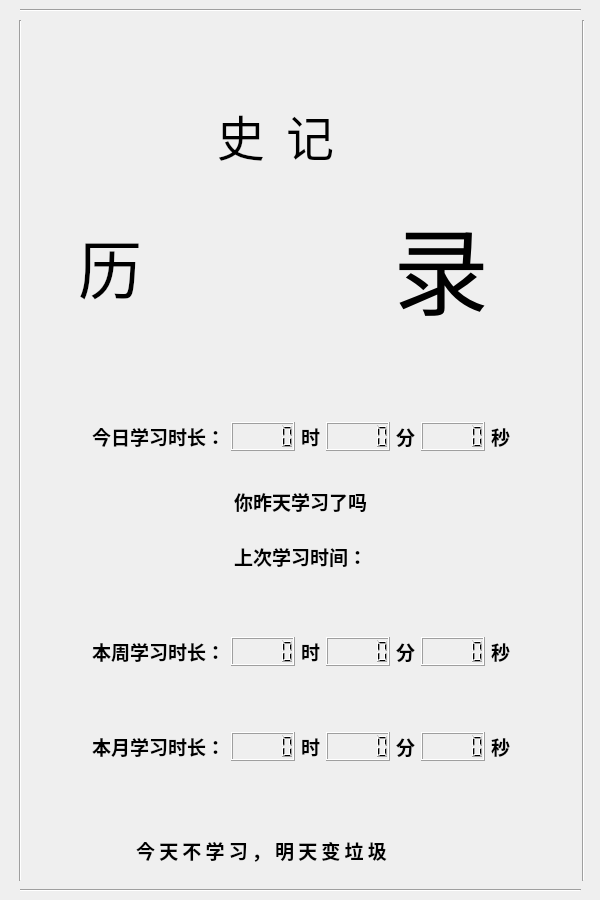
<?xml version="1.0" encoding="UTF-8"?>
<ui version="4.0">
 <class>CountRecord</class>
 <widget class="QDialog" name="CountRecord">
  <property name="windowModality">
   <enum>Qt::WindowModal</enum>
  </property>
  <property name="geometry">
   <rect>
    <x>0</x>
    <y>0</y>
    <width>600</width>
    <height>900</height>
   </rect>
  </property>
  <property name="font">
   <font>
    <family>Cambria</family>
    <pointsize>14</pointsize>
    <weight>75</weight>
    <bold>true</bold>
   </font>
  </property>
  <property name="windowTitle">
   <string>历史记录</string>
  </property>
  <property name="modal">
   <bool>true</bool>
  </property>
  <widget class="Line" name="line_2">
   <property name="geometry">
    <rect>
     <x>10</x>
     <y>20</y>
     <width>21</width>
     <height>861</height>
    </rect>
   </property>
   <property name="orientation">
    <enum>Qt::Vertical</enum>
   </property>
  </widget>
  <widget class="Line" name="line_3">
   <property name="geometry">
    <rect>
     <x>563</x>
     <y>20</y>
     <width>41</width>
     <height>861</height>
    </rect>
   </property>
   <property name="orientation">
    <enum>Qt::Vertical</enum>
   </property>
  </widget>
  <widget class="Line" name="line_4">
   <property name="geometry">
    <rect>
     <x>20</x>
     <y>-5</y>
     <width>561</width>
     <height>31</height>
    </rect>
   </property>
   <property name="orientation">
    <enum>Qt::Horizontal</enum>
   </property>
  </widget>
  <widget class="Line" name="line">
   <property name="geometry">
    <rect>
     <x>20</x>
     <y>870</y>
     <width>561</width>
     <height>41</height>
    </rect>
   </property>
   <property name="orientation">
    <enum>Qt::Horizontal</enum>
   </property>
  </widget>
  <widget class="QWidget" name="widget" native="true">
   <property name="geometry">
    <rect>
     <x>20</x>
     <y>820</y>
     <width>551</width>
     <height>61</height>
    </rect>
   </property>
   <widget class="ScrollLabel" name="gold_sentence">
    <property name="geometry">
     <rect>
      <x>-70</x>
      <y>0</y>
      <width>441</width>
      <height>61</height>
     </rect>
    </property>
    <property name="text">
     <string> 今 天 不 学 习 ， 明 天 变 垃 圾 </string>
    </property>
    <property name="alignment">
     <set>Qt::AlignRight|Qt::AlignTrailing|Qt::AlignVCenter</set>
    </property>
   </widget>
  </widget>
  <widget class="QWidget" name="layoutWidget">
   <property name="geometry">
    <rect>
     <x>30</x>
     <y>20</y>
     <width>541</width>
     <height>741</height>
    </rect>
   </property>
   <layout class="QVBoxLayout" name="verticalLayout_2">
    <item>
     <spacer name="verticalSpacer_4">
      <property name="orientation">
       <enum>Qt::Vertical</enum>
      </property>
      <property name="sizeType">
       <enum>QSizePolicy::Fixed</enum>
      </property>
      <property name="sizeHint" stdset="0">
       <size>
        <width>20</width>
        <height>60</height>
       </size>
      </property>
     </spacer>
    </item>
    <item>
     <layout class="QGridLayout" name="biggestTitle">
      <item row="0" column="1">
       <layout class="QHBoxLayout" name="horizontalLayout">
        <item>
         <widget class="QLabel" name="label_13">
          <property name="font">
           <font>
            <pointsize>36</pointsize>
            <weight>50</weight>
            <bold>false</bold>
           </font>
          </property>
          <property name="text">
           <string>史  记</string>
          </property>
          <property name="alignment">
           <set>Qt::AlignCenter</set>
          </property>
         </widget>
        </item>
       </layout>
      </item>
      <item row="1" column="3">
       <spacer name="horizontalSpacer_7">
        <property name="orientation">
         <enum>Qt::Horizontal</enum>
        </property>
        <property name="sizeType">
         <enum>QSizePolicy::Fixed</enum>
        </property>
        <property name="sizeHint" stdset="0">
         <size>
          <width>50</width>
          <height>20</height>
         </size>
        </property>
       </spacer>
      </item>
      <item row="1" column="0">
       <widget class="QLabel" name="label_11">
        <property name="font">
         <font>
          <pointsize>48</pointsize>
          <weight>50</weight>
          <bold>false</bold>
         </font>
        </property>
        <property name="text">
         <string>历</string>
        </property>
        <property name="alignment">
         <set>Qt::AlignCenter</set>
        </property>
       </widget>
      </item>
      <item row="1" column="2">
       <widget class="QLabel" name="label_15">
        <property name="font">
         <font>
          <pointsize>72</pointsize>
          <weight>50</weight>
          <bold>false</bold>
         </font>
        </property>
        <property name="text">
         <string>录</string>
        </property>
        <property name="alignment">
         <set>Qt::AlignCenter</set>
        </property>
       </widget>
      </item>
     </layout>
    </item>
    <item>
     <spacer name="verticalSpacer_3">
      <property name="orientation">
       <enum>Qt::Vertical</enum>
      </property>
      <property name="sizeType">
       <enum>QSizePolicy::Fixed</enum>
      </property>
      <property name="sizeHint" stdset="0">
       <size>
        <width>20</width>
        <height>80</height>
       </size>
      </property>
     </spacer>
    </item>
    <item>
     <layout class="QVBoxLayout" name="verticalLayout">
      <item>
       <layout class="QHBoxLayout" name="today">
        <item>
         <spacer name="horizontalSpacer_2">
          <property name="orientation">
           <enum>Qt::Horizontal</enum>
          </property>
          <property name="sizeHint" stdset="0">
           <size>
            <width>40</width>
            <height>20</height>
           </size>
          </property>
         </spacer>
        </item>
        <item>
         <widget class="QLabel" name="label_5">
          <property name="text">
           <string>今日学习时长：</string>
          </property>
         </widget>
        </item>
        <item>
         <widget class="QLCDNumber" name="today_hour"/>
        </item>
        <item>
         <widget class="QLabel" name="label_6">
          <property name="text">
           <string>时</string>
          </property>
         </widget>
        </item>
        <item>
         <widget class="QLCDNumber" name="today_min"/>
        </item>
        <item>
         <widget class="QLabel" name="label_7">
          <property name="text">
           <string>分</string>
          </property>
         </widget>
        </item>
        <item>
         <widget class="QLCDNumber" name="today_sec"/>
        </item>
        <item>
         <widget class="QLabel" name="label_8">
          <property name="text">
           <string>秒</string>
          </property>
         </widget>
        </item>
        <item>
         <spacer name="horizontalSpacer_4">
          <property name="orientation">
           <enum>Qt::Horizontal</enum>
          </property>
          <property name="sizeHint" stdset="0">
           <size>
            <width>40</width>
            <height>20</height>
           </size>
          </property>
         </spacer>
        </item>
       </layout>
      </item>
      <item>
       <spacer name="verticalSpacer_5">
        <property name="orientation">
         <enum>Qt::Vertical</enum>
        </property>
        <property name="sizeType">
         <enum>QSizePolicy::Fixed</enum>
        </property>
        <property name="sizeHint" stdset="0">
         <size>
          <width>20</width>
          <height>30</height>
         </size>
        </property>
       </spacer>
      </item>
      <item>
       <layout class="QHBoxLayout" name="defeat">
        <item>
         <spacer name="horizontalSpacer_5">
          <property name="orientation">
           <enum>Qt::Horizontal</enum>
          </property>
          <property name="sizeHint" stdset="0">
           <size>
            <width>40</width>
            <height>20</height>
           </size>
          </property>
         </spacer>
        </item>
        <item>
         <widget class="QLabel" name="label_learn">
          <property name="text">
           <string>你昨天学习了吗</string>
          </property>
         </widget>
        </item>
        <item>
         <spacer name="horizontalSpacer_6">
          <property name="orientation">
           <enum>Qt::Horizontal</enum>
          </property>
          <property name="sizeHint" stdset="0">
           <size>
            <width>40</width>
            <height>20</height>
           </size>
          </property>
         </spacer>
        </item>
       </layout>
      </item>
      <item>
       <spacer name="verticalSpacer_6">
        <property name="orientation">
         <enum>Qt::Vertical</enum>
        </property>
        <property name="sizeType">
         <enum>QSizePolicy::Fixed</enum>
        </property>
        <property name="sizeHint" stdset="0">
         <size>
          <width>20</width>
          <height>20</height>
         </size>
        </property>
       </spacer>
      </item>
      <item>
       <widget class="QLabel" name="label_yesterday_date">
        <property name="font">
         <font>
          <weight>75</weight>
          <bold>true</bold>
         </font>
        </property>
        <property name="layoutDirection">
         <enum>Qt::LeftToRight</enum>
        </property>
        <property name="text">
         <string>上次学习时间：</string>
        </property>
        <property name="alignment">
         <set>Qt::AlignCenter</set>
        </property>
       </widget>
      </item>
      <item>
       <spacer name="verticalSpacer">
        <property name="orientation">
         <enum>Qt::Vertical</enum>
        </property>
        <property name="sizeType">
         <enum>QSizePolicy::Fixed</enum>
        </property>
        <property name="sizeHint" stdset="0">
         <size>
          <width>20</width>
          <height>60</height>
         </size>
        </property>
       </spacer>
      </item>
      <item>
       <layout class="QHBoxLayout" name="week">
        <item>
         <spacer name="horizontalSpacer">
          <property name="orientation">
           <enum>Qt::Horizontal</enum>
          </property>
          <property name="sizeHint" stdset="0">
           <size>
            <width>40</width>
            <height>20</height>
           </size>
          </property>
         </spacer>
        </item>
        <item>
         <widget class="QLabel" name="label">
          <property name="text">
           <string>本周学习时长：</string>
          </property>
         </widget>
        </item>
        <item>
         <widget class="QLCDNumber" name="week_hour"/>
        </item>
        <item>
         <widget class="QLabel" name="label_2">
          <property name="text">
           <string>时</string>
          </property>
         </widget>
        </item>
        <item>
         <widget class="QLCDNumber" name="week_min"/>
        </item>
        <item>
         <widget class="QLabel" name="label_3">
          <property name="text">
           <string>分</string>
          </property>
         </widget>
        </item>
        <item>
         <widget class="QLCDNumber" name="week_sec"/>
        </item>
        <item>
         <widget class="QLabel" name="label_4">
          <property name="text">
           <string>秒</string>
          </property>
         </widget>
        </item>
        <item>
         <spacer name="horizontalSpacer_3">
          <property name="orientation">
           <enum>Qt::Horizontal</enum>
          </property>
          <property name="sizeHint" stdset="0">
           <size>
            <width>40</width>
            <height>20</height>
           </size>
          </property>
         </spacer>
        </item>
       </layout>
      </item>
      <item>
       <spacer name="verticalSpacer_2">
        <property name="orientation">
         <enum>Qt::Vertical</enum>
        </property>
        <property name="sizeType">
         <enum>QSizePolicy::Fixed</enum>
        </property>
        <property name="sizeHint" stdset="0">
         <size>
          <width>20</width>
          <height>60</height>
         </size>
        </property>
       </spacer>
      </item>
      <item>
       <layout class="QHBoxLayout" name="month">
        <item>
         <spacer name="horizontalSpacer_8">
          <property name="orientation">
           <enum>Qt::Horizontal</enum>
          </property>
          <property name="sizeHint" stdset="0">
           <size>
            <width>40</width>
            <height>20</height>
           </size>
          </property>
         </spacer>
        </item>
        <item>
         <widget class="QLabel" name="label_10">
          <property name="text">
           <string>本月学习时长：</string>
          </property>
         </widget>
        </item>
        <item>
         <widget class="QLCDNumber" name="month_hour"/>
        </item>
        <item>
         <widget class="QLabel" name="label_14">
          <property name="text">
           <string>时</string>
          </property>
         </widget>
        </item>
        <item>
         <widget class="QLCDNumber" name="month_min"/>
        </item>
        <item>
         <widget class="QLabel" name="label_16">
          <property name="text">
           <string>分</string>
          </property>
         </widget>
        </item>
        <item>
         <widget class="QLCDNumber" name="month_sec"/>
        </item>
        <item>
         <widget class="QLabel" name="label_17">
          <property name="text">
           <string>秒</string>
          </property>
         </widget>
        </item>
        <item>
         <spacer name="horizontalSpacer_10">
          <property name="orientation">
           <enum>Qt::Horizontal</enum>
          </property>
          <property name="sizeHint" stdset="0">
           <size>
            <width>40</width>
            <height>20</height>
           </size>
          </property>
         </spacer>
        </item>
       </layout>
      </item>
     </layout>
    </item>
   </layout>
  </widget>
  <zorder>widget</zorder>
  <zorder>layoutWidget</zorder>
  <zorder>line_2</zorder>
  <zorder>line_3</zorder>
  <zorder>line_4</zorder>
  <zorder>line</zorder>
 </widget>
 <customwidgets>
  <customwidget>
   <class>ScrollLabel</class>
   <extends>QLabel</extends>
   <header location="global">scrolllabel.h</header>
  </customwidget>
 </customwidgets>
 <resources/>
 <connections/>
</ui>
